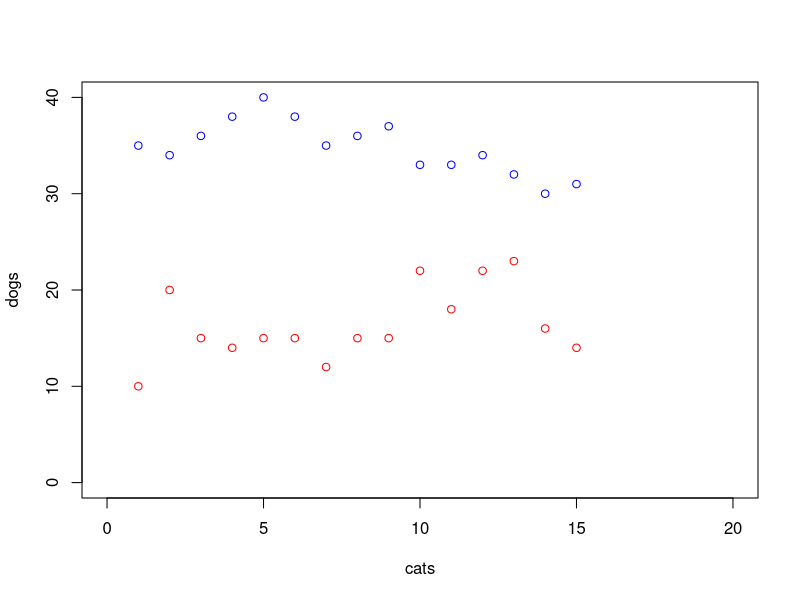

The R script that drew this image:
## ---- chunk 1
cats <- c(10,20,15,14,15,15,12,15,15,22,18,22,23,16,14)
dogs <- c(35,34,36,38,40,38,35,36,37,33,33,34,32,30,31)
plot(dogs,col="blue", xlim=c(0,20), ylim=c(0,40),main="", xlab="cats")
points(cats,col="red")
## ---- chunk 2
x<- 2 + 2
x

